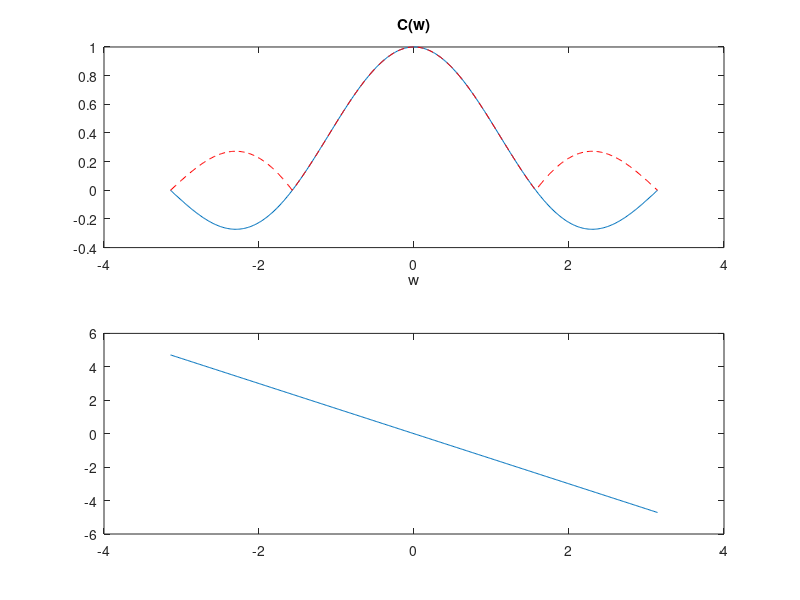
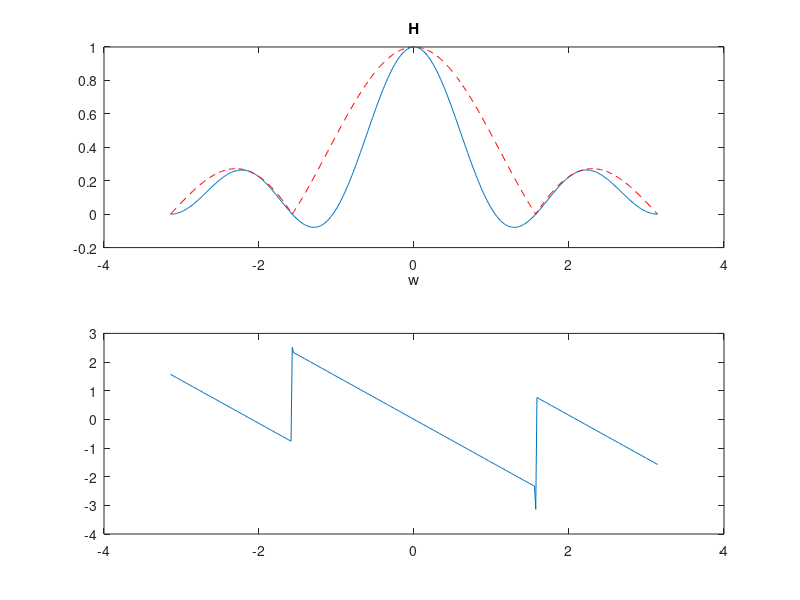

Write the MATLAB code that produced these figures, in order.
%% Lab_08_Prelab
%% 2.1
bb = [0.5, 0.5];
ww = -pi:(pi/100):pi;
H = freqz(bb, 1, ww);
subplot(2,1,1);
plot(ww, abs(H)), grid on
subplot(2,1,2);
plot(ww, angle(H)), grid on
xlabel('Normalized Radian Frequency');

%% 2.3
ww = -pi:(pi/200):pi;
Cw = (2*cos(0.5*ww) + 2*cos(1.5*ww))/4;
psi = -1.5*ww;
subplot(2,1,1)
plot(ww, Cw);
hold on
plot(ww, abs(Cw), 'r--');
title('C(w)');
xlabel('w');

subplot(2,1,2)
title('psi(w)');
plot(ww, psi);

%% 2.3c
bb = 1/4*ones(1,4);
H = freqz(bb, 1, ww);
figure
subplot(2,1,1)
plot(ww, H);
hold on
plot(ww, abs(H), 'r--');
title('H');
xlabel('w');

subplot(2,1,2)
title('psi(w)');
plot(ww, angle(H));

%% 2.5


%% 2.4
